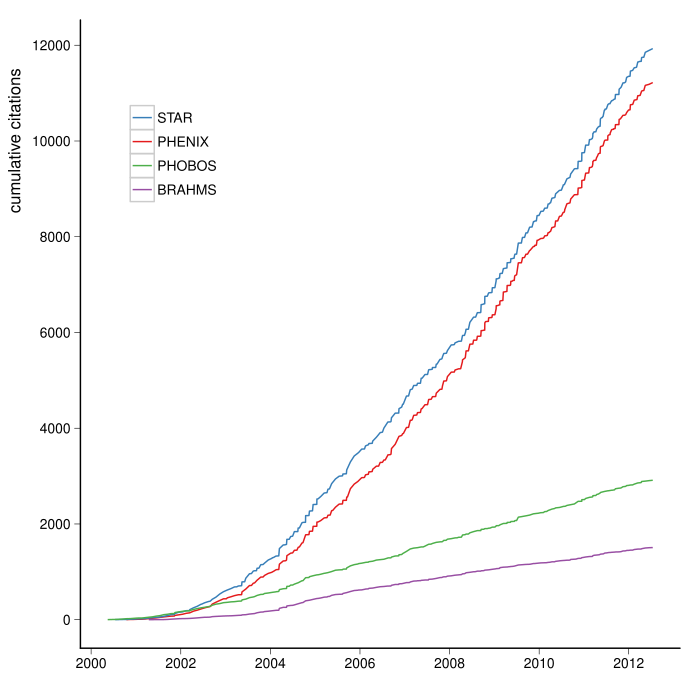

This chart was generated by the following R code:
aaa<-read.table("./phenix.txt", sep="\t")
aaa$group<-factor(2)
aaa$date<-as.Date(aaa$V1)
aaa2<-subset(aaa,date < as.Date("2100-01-01"))

bbb<-read.table("./star.txt", sep="\t")
bbb$group<-factor(1)
bbb$date<-as.Date(bbb$V1)
bbb2<-subset(bbb,date < as.Date("2100-01-01"))

ccc<-read.table("./phobos.txt", sep="\t")
ccc$group<-factor(3)
ccc$date<-as.Date(ccc$V1)
ccc2<-subset(ccc,date < as.Date("2100-01-01"))

ddd<-read.table("./brahms.txt", sep="\t")
ddd$group<-factor(4)
ddd$date<-as.Date(ddd$V1)
ddd2<-subset(ddd,date < as.Date("2100-01-01"))

f<-rbind(aaa2,bbb2,ccc2,ddd2)

p<-ggplot(f)+geom_line(aes(x=date,y=V2,colour=group))+
xlab("")+ylab("cumulative citations")+
scale_colour_brewer(palette="Set1",name="",labels=c("STAR","PHENIX","PHOBOS","BRAHMS"),breaks=c(1,2,3,4))+
scale_x_date()+
theme_phenix()+
opts(legend.position=c(0.05,0.8))
print(p)
